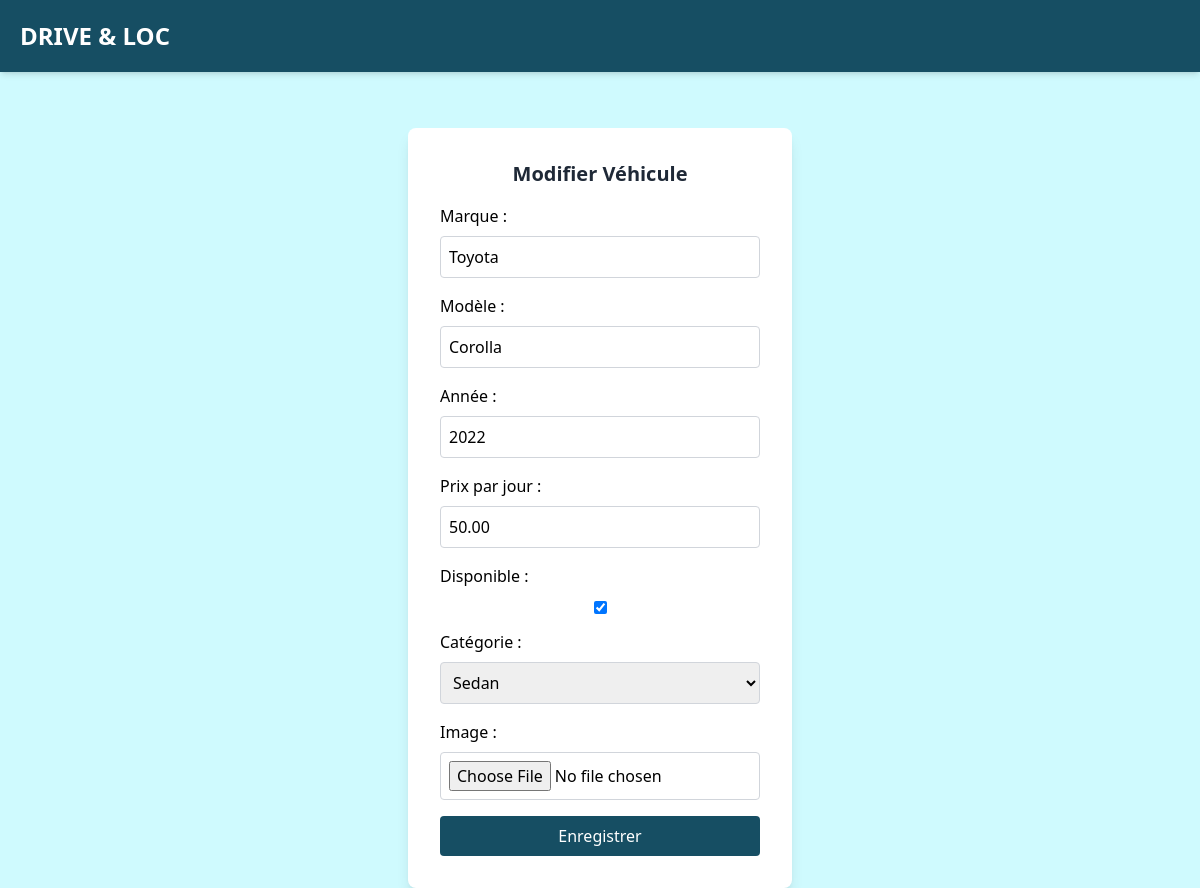
Page /modifierVehicule.php?idV=1 on the committed database.
### tables this page shows
CREATE TABLE vehicules (
    id_vehicule INT AUTO_INCREMENT PRIMARY KEY,
    marque VARCHAR(200) NOT NULL,
    modele VARCHAR(200) NOT NULL,
    annee INT NOT NULL,
    prixparjour DECIMAL(10, 2) NOT NULL,
    disponible BOOLEAN NOT NULL,
    img VARCHAR(255) NOT NULL , 
    id_category INT NOT NULL,
    FOREIGN KEY (id_category) REFERENCES categories(id_category)
);

CREATE TABLE categories(
    id_category INT PRIMARY KEY AUTO_INCREMENT,
    category_name VARCHAR(25)
);

### modifierVehicule.php (the view, shortened to what this page needs)
<?php
$bd = new DB();
$Connect = $bd->connect();
$idVehicule = $_GET['idV'];
$sql = "SELECT marque, modele, annee, prixparjour, disponible, img, id_category FROM vehicules WHERE id_vehicule = ?";
$stmt = $Connect->prepare($sql);
$stmt->bind_param("i", $idVehicule);
$stmt->execute();
$stmt->bind_result($marque, $modele, $annee, $prixparjour, $disponible, $img, $id_category);
$categories = [];
$sql = "SELECT id_category, category_name FROM categories";
$result = $Connect->query($sql);
while ($row = $result->fetch_assoc()) {
    $categories[] = $row;
}
?>
<!DOCTYPE html>
<html lang="en">
<head>
    <link href="https://cdn.jsdelivr.net/npm/tailwindcss@2.2.19/dist/tailwind.min.css" rel="stylesheet">
    <script src="https://cdn.tailwindcss.com"></script>
</head>
<body class="bg-cyan-100">
<nav class="bg-cyan-900 fixed w-full top-0 left-0 z-50 flex justify-between items-center p-5 shadow-md transition-colors duration-300">
    <div class="text-2xl font-bold text-white">DRIVE & LOC</div>
</nav>
    <div class="bg-white p-8 rounded-lg shadow-lg text-center mt-32 max-w-sm mx-auto">
        <h2 class="text-xl font-bold text-gray-800 mb-4">Modifier Véhicule</h2>
        <form method="POST" enctype="multipart/form-data">
            <label class="block text-left mb-2">Marque :</label>
            <input type="text" name="marque" value="<?php echo htmlspecialchars($marque); ?>" required class="w-full p-2 mb-4 border border-gray-300 rounded">
            <label class="block text-left mb-2">Modèle :</label>
            <input type="text" name="modele" value="<?php echo htmlspecialchars($modele); ?>" required class="w-full p-2 mb-4 border border-gray-300 rounded">
            <label class="block text-left mb-2">Année :</label>
            <input type="number" name="annee" value="<?php echo htmlspecialchars($annee); ?>" required class="w-full p-2 mb-4 border border-gray-300 rounded">
            <label class="block text-left mb-2">Prix par jour :</label>
            <input type="number" name="prixparjour" value="<?php echo htmlspecialchars($prixparjour); ?>" required class="w-full p-2 mb-4 border border-gray-300 rounded">
            <label class="block text-left mb-2">Disponible :</label>
            <input type="checkbox" name="disponible" <?php echo $disponible ? 'checked' : ''; ?> class="mb-4">
            <label class="block text-left mb-2">Catégorie :</label>
            <select name="id_category" required class="w-full p-2 mb-4 border border-gray-300 rounded">
                <?php foreach ($categories as $category): ?>
                    <option value="<?php echo $category['id_category']; ?>" <?php echo $category['id_category'] == $id_category ? 'selected' : ''; ?>><?php echo htmlspecialchars($category['category_name']); ?></option>
                <?php endforeach; ?>
            </select>
            <label class="block text-left mb-2">Image :</label>
            <input type="file" name="img" class="w-full p-2 mb-4 border border-gray-300 rounded">
            <button type="submit" class="w-full bg-cyan-900 text-white py-2 rounded hover:bg-cyan-500">Enregistrer</button>
        </form>
    </div>
</body>
</html>

### rows in the picture
vehicules: marque "Toyota", modele "Corolla", annee "2022", prixparjour "50.00", disponible "☑", id_category "Sedan"
